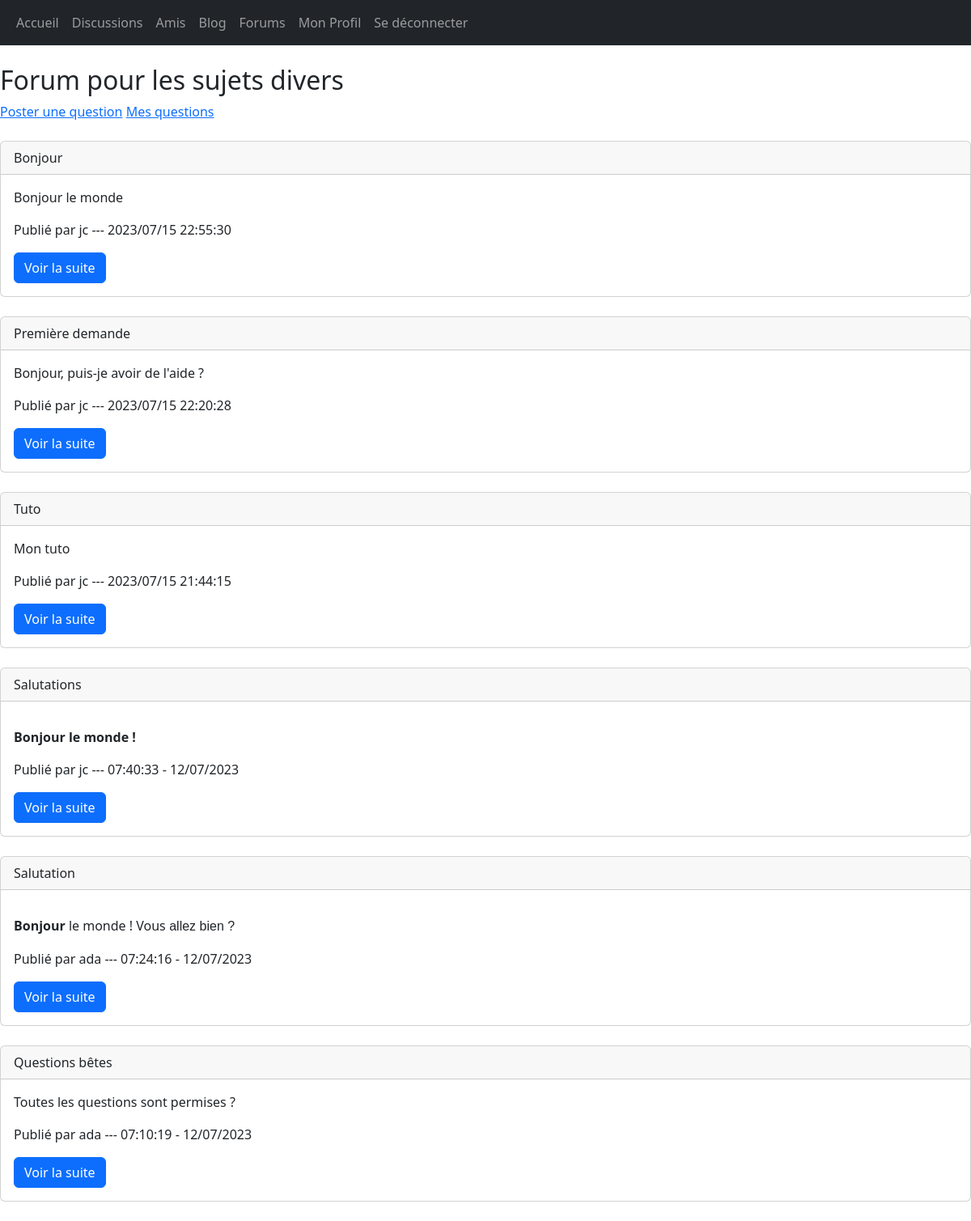
/index.php?forums&others (signed in), run on the app's committed database.
### tables this page shows
CREATE TABLE `forum_posts` (
  `id` int(11) NOT NULL,
  `author` text NOT NULL,
  `title` text NOT NULL,
  `category` text NOT NULL,
  `content` text NOT NULL,
  `date` text NOT NULL
);

### src/controllers/forums/others.php (called while the page is built)
<?php
require "src/models/forums.php";
$questions = getQuestions("Divers");
require "src/views/forums/others.php";

### src/models/forums.php (called while the page is built, shortened)
<?php
function getQuestions($category){
    require "src/models/pdo.php";
	$sql = $bdd->prepare("SELECT * FROM forum_posts WHERE category=? ORDER BY id DESC");
	$sql->execute(array($category));
    $questions = [];
	while ($res = $sql->fetch()) {
        $questions[] = [
            'title' => $res['title'],
            'author' => $res['author'],
            'date' => $res['date'],
            'id' => $res['id'],
            'content' => $res['content'],
        ];
    }
    return $questions;
}

### src/views/forums/others.php (the view, shortened to what this page needs)
<?php
require "src/views/includes/header.php";
?>
<main>
    <h2>Forum pour les sujets divers</h2>
    <section>
        <a href="index.php?postQuestion=design">Poster une question</a>
        <a href="index.php?myQuestions=design">Mes questions</a>
    </section>
    <br>
    <?php
        foreach ($questions as $question) {
        ?>
            <article class="card">
                <p class="card-header">
                    <?= $question['title'] ?>
                </p>
                <div class="card-body">
                    <p class="card-text">
                        <?= $question['content'] ?>
                    </p>
                    <p  class="card-text">
                        Publié par <?= $question['author'] . " --- " . $question['date']  ?>
                    </p>
                    <p  class="card-text">
                        <a href="index.php?viewQuestion=<?= $question['id'] ?>" class="btn btn-primary">Voir la suite</a>
                    </p>
                </div>
            </article>
            <br>
        <?php
        }
    ?>
</main>
<?php
require "src/views/layout.php";
?>

### data on the page
forum_posts: title "Bonjour", content "Bonjour le monde", author "jc", date "2023/07/15 22:55:30"
forum_posts: title "Première demande", content "Bonjour, puis-je avoir de l'aide ?", author "jc", date "2023/07/15 22:20:28"
forum_posts: title "Tuto", content "Mon tuto", author "jc", date "2023/07/15 21:44:15"
forum_posts: title "Salutations", content "Bonjour le monde !", author "jc", date "07:40:33 - 12/07/2023"
forum_posts: title "Salutation", content "Bonjour le monde ! Vous allez bien ?", author "ada", date "07:24:16 - 12/07/2023"
forum_posts: title "Questions bêtes", content "Toutes les questions sont permises ?", author "ada", date "07:10:19 - 12/07/2023"
